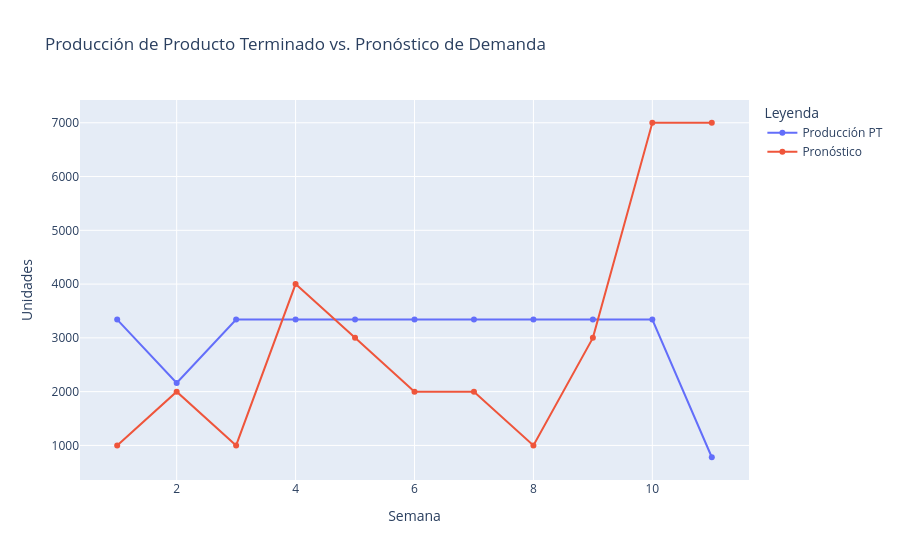
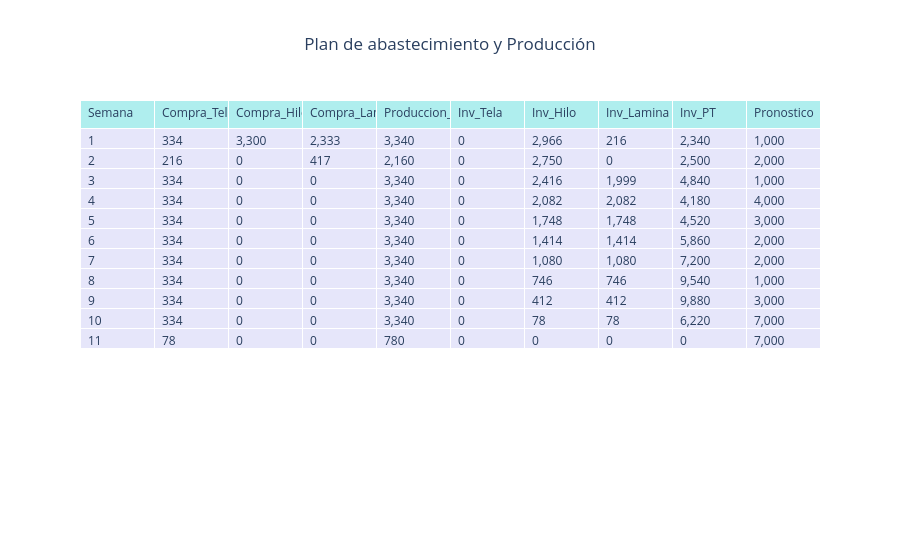

Notebook source saved alongside these figures, in order:
### Markdown cell above
# <center>**Evaluación**</center>
## <center>*Gestión Empresarial*</center>
### <center>Ethan Bula y Cesia Burgos</center>

### Code cell
import pulp as p
import pandas as pd
import plotly.express as px
import plotly.graph_objects as go

# Datos del problema

tiempo = 11  # Número de semanas

Pronostico = [1000,2000,1000,4000,3000,2000,2000,1000,3000,7000,7000]

# Costos

Costo_Tela=[20]
for i in range(1,tiempo):
    if i < 8:
        Costo_Tela.append(Costo_Tela[i-1]*1.07)
    else:
        Costo_Tela.append(Costo_Tela[i-1])

Costo_Hilo=[10]
for i in range(1,tiempo):
    if i < 8:
        Costo_Hilo.append(Costo_Hilo[i-1]*1.07)
    else:
        Costo_Hilo.append(Costo_Hilo[i-1])

Costo_Lamina=[20]
for i in range(1,tiempo):
    if i < 8:
        Costo_Lamina.append(Costo_Lamina[i-1]*1.07)
    else:
        Costo_Lamina.append(Costo_Lamina[i-1])

Costo_Fabricar=[4]
for i in range(1,tiempo):
    if i < 8:
        Costo_Fabricar.append(Costo_Fabricar[i-1]*1.07)
    else:
        Costo_Fabricar.append(Costo_Fabricar[i-1])

Costo_Almacenar=[12] # Por m3
for i in range(1,tiempo):
    if i < 8:
        Costo_Almacenar.append(Costo_Almacenar[i-1]*1.07)
    else:
        Costo_Almacenar.append(Costo_Almacenar[i-1])

# Uso de materia prima por unidad de producto terminado
Uso_Tela=10
Uso_Hilo=10
Uso_Lamina=10

Requerimientos = [Uso_Tela, Uso_Hilo, Uso_Lamina]

# Tiempos [minutos]
Tiempo_Tela=4
Tiempo_Hilo=5
Tiempo_Lamina=12
Tiempo_Ensamble=40

Tiempos= [Tiempo_Tela, Tiempo_Hilo, Tiempo_Lamina, Tiempo_Ensamble]

Dias_Semana = 6
Horas_Dia = 12
Minutos_Por_Semana = Dias_Semana * Horas_Dia * 60  # 4320

# Cantidades
Corte_CNC =4
Corte_hilo=4
Corte_Plasma=10
Selladora=31

Cantidades = [Corte_CNC, Corte_hilo, Corte_Plasma, Selladora]

# Volumenes [m3]
Bodega1=108
Bodega2=108*1.15
Volumen_Tela=0.2
Volumen_Hilo=0.016
Volumen_Lamina=0.025
Volumen_PT=0.004

Volumenes = [Volumen_Tela, Volumen_Hilo, Volumen_Lamina, Volumen_PT]

Inventario_Inicial = [0, 0, 550, 0] # solo hay inventario inicial de lámina 

# Definir modelo
prob = p.LpProblem("Minimizar_Costo", p.LpMinimize)

# Variables de decisión
Tela = p.LpVariable.dicts("Tela", (range(tiempo)), lowBound=0, cat='Integer')
Hilo = p.LpVariable.dicts("Hilo", (range(tiempo)), lowBound=0, cat='Integer')
Lamina = p.LpVariable.dicts("Lamina", (range(tiempo)), lowBound=0, cat='Integer')
PT = p.LpVariable.dicts("PT", (range(tiempo)), lowBound=0, cat='Integer')
Inventario = p.LpVariable.dicts("Inventario", (range(4), range(tiempo)), lowBound=0, cat='Integer')


# Función objetivo
Costo_Compras=[]
for t in range(tiempo):
    Costo_Compras.append(Costo_Tela[t]*Tela[t] + Costo_Hilo[t]*Hilo[t] + Costo_Lamina[t]*Lamina[t])

Costo_Fabricacion=[]
for t in range(tiempo):
    Costo_Fabricacion.append(Costo_Fabricar[t]*PT[t])

Costo_Almacenamiento=[]
for t in range(tiempo):
    for i in range(4):
        cantidad = Tela[t] if i == 0 else Hilo[t] if i == 1 else Lamina[t] if i == 2 else PT[t]
        if t == 0:
            costo = Costo_Almacenar[t] * Volumenes[i] * (Inventario[i][t] + cantidad) / 2
        else:
            costo = Costo_Almacenar[t] * Volumenes[i] * (Inventario[i][t] + Inventario[i][t-1] + cantidad) / 2
        Costo_Almacenamiento.append(costo)


prob += p.lpSum(Costo_Compras) + p.lpSum(Costo_Fabricacion) + p.lpSum(Costo_Almacenamiento), "Costo_Total"

# Restricciones

## Balance de inventario de materia prima

leadtime_lamina = 2

for i in range(3):  # i = 0: Tela, 1: Hilo, 2: Lámina
    for t in range(tiempo):
        compra = Tela[t] if i == 0 else Hilo[t] if i == 1 else Lamina[t]
        consumo = PT[t] * (1 / Requerimientos[i])
        if i == 2:  # Solo la lámina tiene inventario inicial
            if t == 0:
                prob += Inventario[i][t] == Inventario_Inicial[i] - consumo, f"Balance_inventario_{i}_{t}"
            elif t < leadtime_lamina:
                prob += Inventario[i][t] == Inventario[i][t-1] - consumo, f"Balance_inventario_{i}_{t}"
            else:
                prob += Inventario[i][t] == Inventario[i][t-1] + Lamina[t-leadtime_lamina] - consumo, f"Balance_inventario_{i}_{t}"
        else: 
            if t == 0:
                prob += Inventario[i][t] == compra - consumo, f"Balance_inventario_{i}_{t}"
            else:
                prob += Inventario[i][t] == Inventario[i][t-1] + compra - consumo, f"Balance_inventario_{i}_{t}"

## Balance de producto terminado

for t in range(tiempo):
    if t == 0:
        inventario_inicial_PT = 0  # puedes cambiarlo si hay stock inicial
        prob += Inventario[3][t] == inventario_inicial_PT + PT[t] - Pronostico[t], f"Balance_PT_{t}"
    else:
        prob += Inventario[3][t] == Inventario[3][t-1] + PT[t] - Pronostico[t], f"Balance_PT_{t}"
    

## Restriccion de almacenamiento
espacio_maximo = [Bodega1 if t < 3 else Bodega2 for t in range(tiempo)]

for t in range(tiempo):
    espacio_ocupado = (
        Inventario[0][t] * Volumenes[0] +  # Tela
        Inventario[1][t] * Volumenes[1] +  # Hilo
        Inventario[2][t] * Volumenes[2] +  # Lámina
        Inventario[3][t] * Volumenes[3]    # Producto terminado
    )
    prob += espacio_ocupado <= espacio_maximo[t], f"Restriccion_espacio_{t}"

## Restricciones de capacidad de producción
for t in range(tiempo):
    for i in range(4):  # 0: Corte tela, 1: Corte hilo, 2: Corte lámina, 3: Ensamble
        tiempo_requerido = PT[t] * Tiempos[i]
        tiempo_disponible = Cantidades[i] * Minutos_Por_Semana
        prob += tiempo_requerido <= tiempo_disponible, f"Restriccion_maquina_{i}_{t}"

# Resolver el problema
prob.solve()


# Resultados

print("Status:", p.LpStatus[prob.status])
print("Costo Total: ", p.value(prob.objective))
resultados = {
    "Semana": list(range(1, tiempo + 1)),
    "Compra_Tela": [Tela[t].varValue for t in range(tiempo)],
    "Compra_Hilo": [Hilo[t].varValue for t in range(tiempo)],
    "Compra_Lamina": [Lamina[t].varValue for t in range(tiempo)],
    "Produccion_PT": [PT[t].varValue for t in range(tiempo)],
    "Inv_Tela": [Inventario[0][t].varValue for t in range(tiempo)],
    "Inv_Hilo": [Inventario[1][t].varValue for t in range(tiempo)],
    "Inv_Lamina": [Inventario[2][t].varValue for t in range(tiempo)],
    "Inv_PT": [Inventario[3][t].varValue for t in range(tiempo)],
}

df_resultados = pd.DataFrame(resultados)


df_resultados['Pronostico'] = Pronostico

# Grafico de lineas de producción y pronóstico

fig_line = px.line(
    df_resultados,
    x='Semana',
    y=['Produccion_PT', 'Pronostico'],
    title='Producción de Producto Terminado vs. Pronóstico de Demanda',
    labels={
        'value': 'Unidades',
        'variable': 'Leyenda'
    },
    markers=True
)
fig_line.data[0].name = 'Producción PT'
fig_line.data[1].name = 'Pronóstico'
fig_line.show()

# Tabla de resultados

fig_table = go.Figure(data=[go.Table(
    header=dict(values=list(df_resultados.columns),
                fill_color='paleturquoise',
                align='left'),
    cells=dict(values=[df_resultados[col] for col in df_resultados.columns],
               fill_color='lavender',
               align='left',
               # Formatear números en la tabla de plotly
               format=[None] + [',.0f'] * (len(df_resultados.columns)-1))
)])

fig_table.update_layout(
    title_text="Plan de abastecimiento y Producción",
    title_x=0.5
)
fig_table.show()

# Tablas de restricciones

## Restricción de Espacio de Almacenamiento
espacio_ocupado_vals = [
    (Inventario[0][t].varValue * Volumenes[0] +
     Inventario[1][t].varValue * Volumenes[1] +
     Inventario[2][t].varValue * Volumenes[2] +
     Inventario[3][t].varValue * Volumenes[3])
    for t in range(tiempo)
]
espacio_disponible_vals = [espacio_maximo[t] for t in range(tiempo)]

df_espacio = pd.DataFrame(
    [espacio_ocupado_vals, espacio_disponible_vals],
    columns=[f"Semana {t+1}" for t in range(tiempo)],
    index=['Espacio Ocupado [m3]', 'Espacio Disponible [m3]']
)

## Restricciones de Capacidad de Máquinas
maquina_nombres = ['Uso Corte CNC', 'Uso Corte Hilo', 'Uso Corte Plasma', 'Uso Ensamble']
dataframes_maquinas = []

for i in range(4): # Para cada máquina
    tiempo_requerido_vals = [PT[t].varValue * Tiempos[i] for t in range(tiempo)]
    tiempo_disponible_vals = [Cantidades[i] * Minutos_Por_Semana for t in range(tiempo)]
    
    df_maquina = pd.DataFrame(
        [tiempo_requerido_vals, tiempo_disponible_vals],
        columns=[f"Semana {t+1}" for t in range(tiempo)],
        index=['Tiempo Requerido [min]', 'Tiempo Disponible [min]']
    )
    dataframes_maquinas.append((maquina_nombres[i], df_maquina))

# Función para colorear
def highlight_usage(df):
    def color_row(row):
        # Tomamos la fila de 'requerido/ocupado' y 'disponible'
        usage = df.iloc[0]
        capacity = df.iloc[1]
        
        # Calculamos el ratio de uso
        ratio = usage / capacity
        
        # Aplicamos color basado en el ratio
        # 'background-color: ...' se aplica a la fila de uso
        # '' (vacío) se aplica a la fila de capacidad
        styles = pd.DataFrame('', index=df.index, columns=df.columns)
        styles.iloc[0] = ratio.apply(
            lambda x: 'background-color: #FF6961' if x >= 0.99 else ('background-color: #FDFD96' if x > 0.90 else 'background-color: #90EE90')
        )
        return styles
        
    return df.style.format("{:,.2f}").set_caption(df.name).apply(color_row, axis=None)


print("--- Tablas de Restricciones (Uso vs. Capacidad) ---\n")
print("Rojo: Uso al 99% o más de la capacidad (cuello de botella)")
print("Amarillo: Uso entre 90% y 99% de la capacidad (alto)")
print("Verde: Uso por debajo del 90% de la capacidad (holgura)\n")


df_espacio.name = "Restricción de Espacio"
display(highlight_usage(df_espacio)) # 'display()' es mejor para stylers en notebooks

for nombre, df in dataframes_maquinas:
    df.name = f"Restricción de Máquina: {nombre}"
    display(highlight_usage(df)) # Muestra cada tabla de máquina

# Exportar resultados a CSV y HTML
df_resultados.to_csv('resultados_plan_abastecimiento.csv', index=False)
fig_line.write_html('produccion_vs_pronostico.html')
fig_table.write_html('tabla_resultados.html')
# Guardar las tablas de restricciones
df_espacio.to_csv('restriccion_espacio.csv')
for nombre, df in dataframes_maquinas:
    df.to_csv(f'restriccion_maquina_{nombre.replace(" ", "_").lower()}.csv', index=False)

### Figure 1 — Plotly figure (JSON) as saved in the notebook; plotly's stock layout.template omitted (floating-point values rounded to 4 significant figures)
{"data": [{"hovertemplate": "Leyenda=Produccion_PT<br>Semana=%{x}<br>Unidades=%{y}<extra></extra>", "legendgroup": "Produccion_PT", "line": {"color": "#636efa", "dash": "solid"}, "marker": {"symbol": "circle"}, "mode": "lines+markers", "name": "Producción PT", "orientation": "v", "showlegend": true, "type": "scatter", "x": [1, 2, 3, 4, 5, 6, 7, 8, 9, 10, 11], "xaxis": "x", "y": [3340.0, 2160.0, 3340.0, 3340.0, 3340.0, 3340.0, 3340.0, 3340.0, 3340.0, 3340.0, 780.0], "yaxis": "y"}, {"hovertemplate": "Leyenda=Pronostico<br>Semana=%{x}<br>Unidades=%{y}<extra></extra>", "legendgroup": "Pronostico", "line": {"color": "#EF553B", "dash": "solid"}, "marker": {"symbol": "circle"}, "mode": "lines+markers", "name": "Pronóstico", "orientation": "v", "showlegend": true, "type": "scatter", "x": [1, 2, 3, 4, 5, 6, 7, 8, 9, 10, 11], "xaxis": "x", "y": [1000.0, 2000.0, 1000.0, 4000.0, 3000.0, 2000.0, 2000.0, 1000.0, 3000.0, 7000.0, 7000.0], "yaxis": "y"}], "layout": {"legend": {"title": {"text": "Leyenda"}, "tracegroupgap": 0}, "title": {"text": "Producción de Producto Terminado vs. Pronóstico de Demanda"}, "xaxis": {"anchor": "y", "domain": [0, 1], "title": {"text": "Semana"}}, "yaxis": {"anchor": "x", "domain": [0, 1], "title": {"text": "Unidades"}}}}

### Figure 2 — Plotly figure (JSON) as saved in the notebook; plotly's stock layout.template omitted (floating-point values rounded to 4 significant figures)
{"data": [{"cells": {"align": "left", "fill": {"color": "lavender"}, "format": [null, ",.0f", ",.0f", ",.0f", ",.0f", ",.0f", ",.0f", ",.0f", ",.0f", ",.0f"], "values": [[1, 2, 3, 4, 5, 6, 7, 8, 9, 10, 11], [334, 216, 334, 334, 334, 334, 334, 334, 334, 334, 78], [3300, 0, 0, 0, 0, 0, 0, 0, 0, 0, 0], [2333, 417, 0, 0, 0, 0, 0, 0, 0, 0, 0], [3340, 2160, 3340, 3340, 3340, 3340, 3340, 3340, 3340, 3340, 780], [0, 0, 0, 0, 0, 0, 0, 0, 0, 0, 0], [2966, 2750, 2416, 2082, 1748, 1414, 1080, 746, 412, 78, 0], [216, 0, 1999, 2082, 1748, 1414, 1080, 746, 412, 78, 0], [2340, 2500, 4840, 4180, 4520, 5860, 7200, 9540, 9880, 6220, 0], [1000, 2000, 1000, 4000, 3000, 2000, 2000, 1000, 3000, 7000, 7000]]}, "header": {"align": "left", "fill": {"color": "paleturquoise"}, "values": ["Semana", "Compra_Tela", "Compra_Hilo", "Compra_Lamina", "Produccion_PT", "Inv_Tela", "Inv_Hilo", "Inv_Lamina", "Inv_PT", "Pronostico"]}, "type": "table"}], "layout": {"title": {"text": "Plan de abastecimiento y Producción", "x": 0.5}}}
